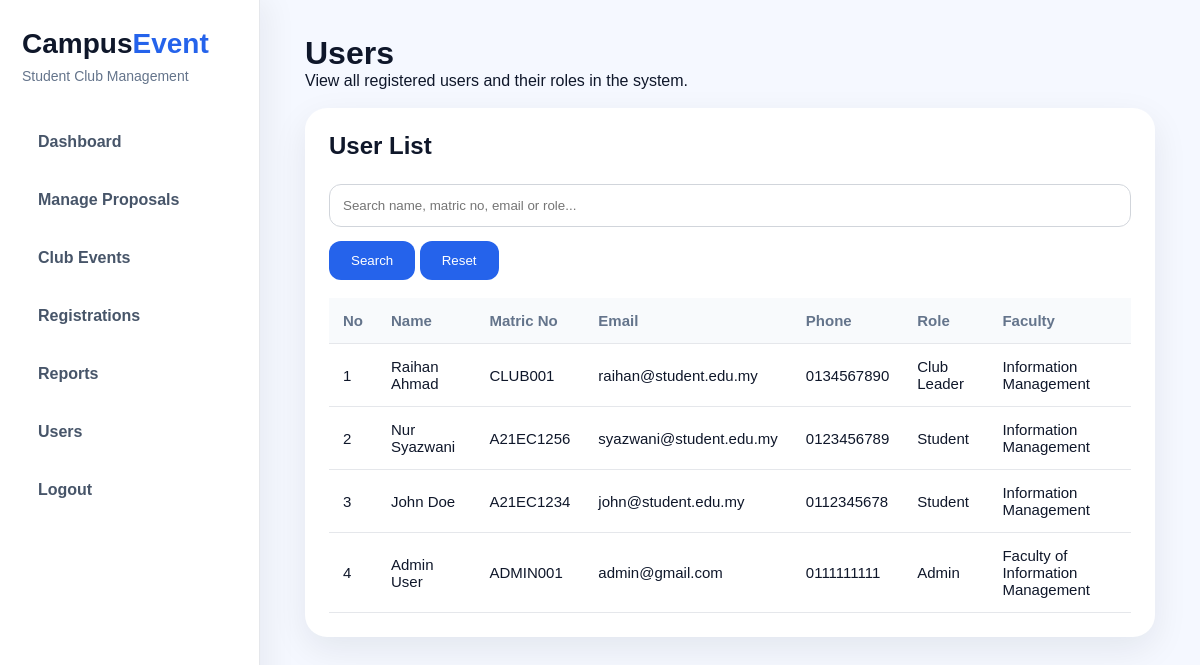
/users.php (signed in), run on the app's committed database.
### tables this page shows
CREATE TABLE `users` (
  `user_id` int(11) NOT NULL,
  `name` varchar(100) NOT NULL,
  `matric_no` varchar(20) DEFAULT NULL,
  `email` varchar(100) NOT NULL,
  `password` varchar(255) NOT NULL,
  `phone` varchar(20) DEFAULT NULL,
  `role` enum('Admin','Club Leader','Student') NOT NULL,
  `faculty` varchar(100) DEFAULT NULL,
  `created_at` timestamp NOT NULL DEFAULT current_timestamp()
);

### users.php (the view, shortened to what this page needs)
<?php
include 'includes/db.php';
$search = "";
if (isset($_GET['search'])) {
    $search = $_GET['search'];
    $users = mysqli_query($conn, "
    SELECT * FROM users
    WHERE name LIKE '%$search%'
    OR matric_no LIKE '%$search%'
    OR email LIKE '%$search%'
    OR role LIKE '%$search%'
    ORDER BY user_id DESC
    ");
} else {
    $users = mysqli_query($conn, "SELECT * FROM users ORDER BY user_id DESC");
}
?>
<!DOCTYPE html>
<html>
<head>
    <link rel="stylesheet" href="assets/css/style.css?v=3">
</head>
<body>
    <?php include 'includes/sidebar.php'; ?>
    <div class="main">
        <h1>Users</h1>
        <p>View all registered users and their roles in the system.</p>
        <br>
        <div class="card">
            <h2>User List</h2>
            <br>
            <form method="GET">
                <input type="text" name="search" placeholder="Search name, matric no, email or role..."
                    value="<?php echo $search; ?>">
                <button type="submit">Search</button>
                <a href="users.php">
                    <button type="button">Reset</button>
                </a>
            </form>
            <br>
            <table>
                <tr>
                    <th>No</th>
                    <th>Name</th>
                    <th>Matric No</th>
                    <th>Email</th>
                    <th>Phone</th>
                    <th>Role</th>
                    <th>Faculty</th>
                </tr>
                <?php
                $no = 1;
                if (mysqli_num_rows($users) > 0) {
                    while ($row = mysqli_fetch_assoc($users)) {
                        ?>
                        <tr>
                            <td><?php echo $no++; ?></td>
                            <td><?php echo $row['name']; ?></td>
                            <td><?php echo $row['matric_no']; ?></td>
                            <td><?php echo $row['email']; ?></td>
                            <td><?php echo $row['phone']; ?></td>
                            <td><?php echo $row['role']; ?></td>
                            <td><?php echo $row['faculty']; ?></td>
                        </tr>
                        <?php
                    }
                } else {
                    ?>
                    <tr>
                        <td colspan="7">No user found.</td>
                    </tr>
                <?php } ?>
            </table>
        </div>
    </div>
</body>
</html>

### includes/sidebar.php (shortened to what this page needs)
<?php
$role = $_SESSION['role'];
?>
<div class="sidebar">
    <div class="logo">Campus<span>Event</span></div>
    <p class="sidebar-subtitle">Student Club Management</p>
    <div class="menu">
        <a href="dashboard.php">Dashboard</a>
        <?php if ($role == 'Admin') { ?>
            <a href="manage_proposals.php">Manage Proposals</a>
            <a href="events.php">Club Events</a>
            <a href="registrations.php">Registrations</a>
            <a href="reports.php">Reports</a>
            <a href="users.php">Users</a>
        <?php } ?>
        <a href="logout.php">Logout</a>
    </div>
</div>

### assets/css/style.css (style rules this page uses)
* { margin: 0; padding: 0; box-sizing: border-box; font-family: Arial, sans-serif; }
body { background: #f5f8ff; color: #0f172a; }
.sidebar { position: fixed; left: 0; top: 0; width: 260px; height: 100vh; background: white; padding: 28px 22px; border-right: 1px solid #e5e7eb; box-shadow: 8px 0 30px rgba(15, 23, 42, 0.06); }
.logo { font-size: 28px; font-weight: 800; color: #0f172a; }
.logo span { color: #2563eb; }
.sidebar-subtitle { color: #64748b; font-size: 14px; margin-top: 8px; margin-bottom: 35px; }
.menu a { display: block; text-decoration: none; color: #475569; padding: 14px 16px; border-radius: 14px; margin-bottom: 12px; font-weight: 600; }
.main { margin-left: 260px; padding: 35px 45px; }
.card, .table-card { background: white; padding: 24px; border-radius: 22px; box-shadow: 0 12px 35px rgba(15, 23, 42, 0.08); overflow-x: auto; }
table { width: 100%; border-collapse: collapse; }
th, td { padding: 14px; border-bottom: 1px solid #e5e7eb; text-align: left; font-size: 15px; }
th { background: #f8fafc; color: #64748b; }
input, textarea, select { width: 100%; padding: 13px; border: 1px solid #d1d5db; border-radius: 12px; margin-top: 6px; margin-bottom: 14px; }
button { background: #2563eb; color: white; border: none; padding: 12px 22px; border-radius: 12px; cursor: pointer; }

### data on the page
users: name "Raihan Ahmad", matric_no "CLUB001", email "raihan@student.edu.my", phone "0134567890", role "Club Leader", faculty "Information Management"
users: name "Nur Syazwani", matric_no "A21EC1256", email "syazwani@student.edu.my", phone "0123456789", role "Student", faculty "Information Management"
users: name "John Doe", matric_no "A21EC1234", email "john@student.edu.my", phone "0112345678", role "Student", faculty "Information Management"
users: name "Admin User", matric_no "ADMIN001", email "admin@gmail.com", phone "0111111111", role "Admin", faculty "Faculty of Information Management"
